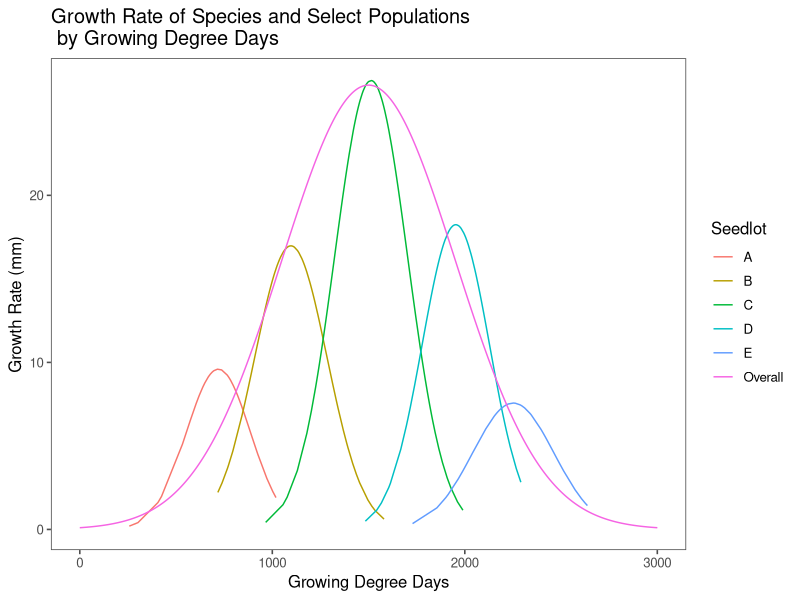

Write R code to recreate this figure.
library(ggthemes)
library(data.table)
library(ggplot2)
library(tidyverse)

set.seed(1) # sets a seed of reproducible results, produces the same sample again and again
df_populations <- data.frame(
  Seedlot = c(
    rep("A", 50),
    rep("B",100),
    rep("C",160),
    rep("D",100),
    rep("E",50)
  ),
  value = c(
    rnorm(50, 700, 200), # rnorm has n, number of observations, mean, and standard deviation.
    # standard deviation is a measure of how spread out numbers are
    # is the square root of the variance
    # the variance is the average of the squared differences from the mean
    # https://www.mathsisfun.com/data/standard-deviation.html
    rnorm(100,1100,200),
    rnorm(160,1500,185),
    rnorm(100,1950,180),
    rnorm(50,2300,190)),
  y = NA)

# Set desired binwidth and number of non-missing observations
bw = 80
n_obs = sum(!is.na(df_populations$value))

overall_data <- seq(0, 3000, 0.1)
overall_mean <- 1500
overall_sdev <- 450
overall_y <- dnorm(overall_data, overall_mean, overall_sdev)

df_overall <- data.frame(
  Seedlot = rep("Overall", length(overall_data)),
  value = overall_data,
  y = overall_y * length(overall_data)
)

df_populations <- df_populations %>%
  group_by(Seedlot) %>%
  nest(value) %>% # nesting creates a list-column of data frames, unnesting flattens it back out into regular columns
  # map() apply a function to each element of a vector. map() always returns a list
  # tilde is used to separate the left- and right-hand sides in a model formula. Our formula here describes the dnorm being multiplied by the bin_width and the sum of all the non_missing observations
  # dnorm takes a vector (.$value in this case), a mean, and standard deviation
  mutate(
    y = map(data, ~ dnorm(
      .$value, mean = mean(.$value), sd = sd(.$value)
    ) * bw * sum(!is.na(.$value)))
  ) %>%
  unnest(data,y) %>%
  ungroup() %>%
  as.data.table() %>%
  mutate(Seedlot = as.factor(Seedlot))

df_all <- rbind(df_populations, df_overall)

ggplot(df_all, aes(x = value, y = y, colour = Seedlot)) +
  geom_line() +
  xlab("Growing Degree Days") +
  ylab("Growth Rate (mm)") +
  ggtitle("Growth Rate of Species and Select Populations \n by Growing Degree Days") +
  theme_few()
